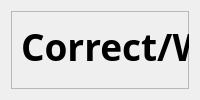
                  <widget class="QWidget" name="QuizOutput_Page">
                   <layout class="QGridLayout" name="gridLayout_24">
                    <item row="0" column="0">
                     <widget class="QFrame" name="frame_20">
                      <property name="frameShape">
                       <enum>QFrame::StyledPanel</enum>
                      </property>
                      <property name="frameShadow">
                       <enum>QFrame::Raised</enum>
                      </property>
                      <widget class="QLabel" name="QuizOutputPage_OutputLabel">
                       <property name="geometry">
                        <rect>
                         <x>10</x>
                         <y>0</y>
                         <width>541</width>
                         <height>71</height>
                        </rect>
                       </property>
                       <property name="font">
                        <font>
                         <family>Corbel</family>
                         <pointsize>28</pointsize>
                         <weight>75</weight>
                         <bold>true</bold>
                        </font>
                       </property>
                       <property name="text">
                        <string>Correct/Wrong Answer!</string>
                       </property>
                      </widget>
                      <widget class="QLabel" name="QuizOutputPage_CorrectAnswer">
                       <property name="geometry">
                        <rect>
                         <x>10</x>
                         <y>150</y>
                         <width>821</width>
                         <height>231</height>
                        </rect>
                       </property>
                       <property name="font">
                        <font>
                         <family>Corbel</family>
                         <pointsize>28</pointsize>
                         <weight>75</weight>
                         <bold>true</bold>
                        </font>
                       </property>
                       <property name="styleSheet">
                        <string notr="true">color: rgb(67, 255, 67);</string>
                       </property>
                       <property name="text">
                        <string>Correct answer was: asxasdxwadx</string>
                       </property>
                       <property name="wordWrap">
                        <bool>true</bool>
                       </property>
                      </widget>
                      <widget class="QPushButton" name="QuizOutputPage_NextButton">
                       <property name="geometry">
                        <rect>
                         <x>0</x>
                         <y>520</y>
                         <width>331</width>
                         <height>61</height>
                        </rect>
                       </property>
                       <property name="font">
                        <font>
                         <pointsize>20</pointsize>
                         <weight>75</weight>
                         <bold>true</bold>
                        </font>
                       </property>
                       <property name="styleSheet">
                        <string notr="true">QPushButton {
	background-color: rgb(1, 1, 1);
	border-radius: 5px;
	border: 2px solid rgb(1, 1, 1);
	color: #FFFFFF;
	
}
QPushButton:hover {
	border: 2px solid rgb(64, 71, 88);
}
</string>
                       </property>
                       <property name="text">
                        <string>Next</string>
                       </property>
                      </widget>
                     </widget>
                    </item>
                   </layout>
                  </widget>
